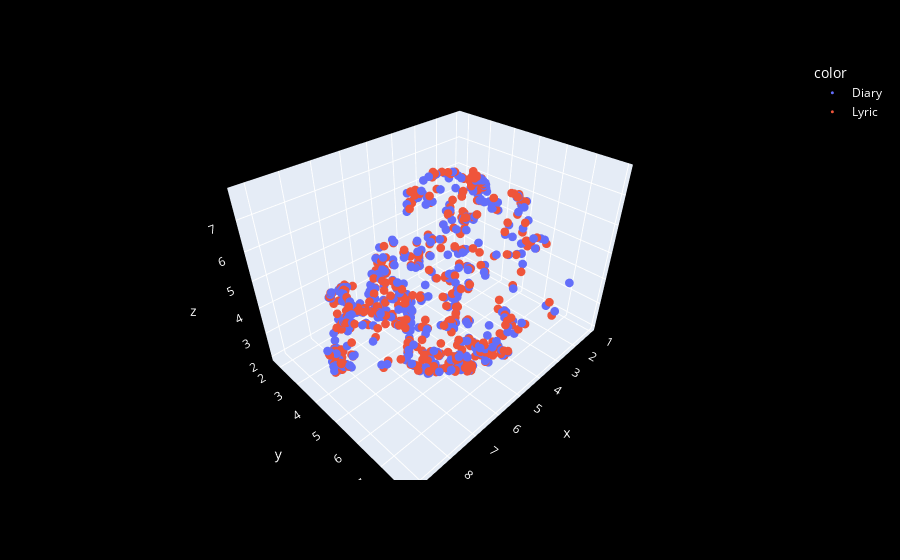

The cell this chart's notebook holds for it:
### Code cell
import plotly.express as px

data = pd.read_csv("./data/train.csv")

def draw_3D(data, emotion : str):
    emotion_index = data[data["emotion"] == emotion].index
    lyric = cross_vec_lyric[emotion_index]
    diary = cross_vec_diary[emotion_index]
    lyric_diary = np.concat([lyric, diary], axis=0)

    X_umap3 = umap_model.transform(lyric_diary)
    labels = ["Diary"] * len(emotion_index) + ["Lyric"] * len(emotion_index)

    fig = px.scatter_3d(
        x=X_umap3[:,0], 
        y=X_umap3[:,1], 
        z=X_umap3[:,2],
        color=labels
    )

    fig.update_traces(marker=dict(size=3))  # 점 크기 조절
    fig.update_layout(
        plot_bgcolor="gray",   # 그래프 배경
        paper_bgcolor="black",  # 전체 배경
        font=dict(color="white")
    )
    
    fig.write_html("Cross_3D.html")
    fig.show()
    

draw_3D(data, "행복")

### Figure 1 — Plotly figure (JSON) as saved in the notebook; plotly's stock layout.template omitted (floating-point values rounded to 4 significant figures; data arrays with more than 128 entries replaced by an {"elided": "..."} marker saying what was removed)
{"data": [{"hovertemplate": "color=Diary<br>x=%{x}<br>y=%{y}<br>z=%{z}<extra></extra>", "legendgroup": "Diary", "marker": {"color": "#636efa", "size": 3, "symbol": "circle"}, "mode": "markers", "name": "Diary", "scene": "scene", "showlegend": true, "type": "scatter3d", "x": {"elided": "455 float values"}, "y": {"elided": "455 float values"}, "z": {"elided": "455 float values"}}, {"hovertemplate": "color=Lyric<br>x=%{x}<br>y=%{y}<br>z=%{z}<extra></extra>", "legendgroup": "Lyric", "marker": {"color": "#EF553B", "size": 3, "symbol": "circle"}, "mode": "markers", "name": "Lyric", "scene": "scene", "showlegend": true, "type": "scatter3d", "x": {"elided": "455 float values"}, "y": {"elided": "455 float values"}, "z": {"elided": "455 float values"}}], "layout": {"font": {"color": "white"}, "legend": {"title": {"text": "color"}, "tracegroupgap": 0}, "margin": {"t": 60}, "paper_bgcolor": "black", "plot_bgcolor": "gray", "scene": {"domain": {"x": [0, 1], "y": [0, 1]}, "xaxis": {"title": {"text": "x"}}, "yaxis": {"title": {"text": "y"}}, "zaxis": {"title": {"text": "z"}}}}}
